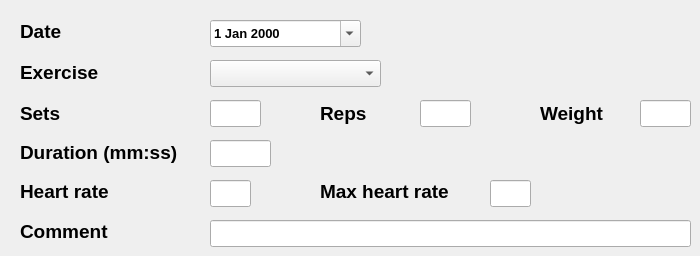
    <widget class="QWidget" name="tabExercise">
     <attribute name="title">
      <string>Exercise</string>
     </attribute>
     <widget class="QLabel" name="lblExerciseDate">
      <property name="geometry">
       <rect>
        <x>20</x>
        <y>20</y>
        <width>61</width>
        <height>23</height>
       </rect>
      </property>
      <property name="font">
       <font>
        <pointsize>14</pointsize>
        <bold>true</bold>
       </font>
      </property>
      <property name="text">
       <string>Date</string>
      </property>
     </widget>
     <widget class="QLabel" name="lblExerciseExercise">
      <property name="geometry">
       <rect>
        <x>20</x>
        <y>60</y>
        <width>91</width>
        <height>24</height>
       </rect>
      </property>
      <property name="font">
       <font>
        <pointsize>14</pointsize>
        <bold>true</bold>
       </font>
      </property>
      <property name="text">
       <string>Exercise</string>
      </property>
     </widget>
     <widget class="QComboBox" name="cboExerciseExercise">
      <property name="geometry">
       <rect>
        <x>210</x>
        <y>60</y>
        <width>171</width>
        <height>27</height>
       </rect>
      </property>
      <property name="font">
       <font>
        <pointsize>14</pointsize>
        <bold>true</bold>
       </font>
      </property>
     </widget>
     <widget class="QLineEdit" name="txtExerciseDuration">
      <property name="geometry">
       <rect>
        <x>210</x>
        <y>140</y>
        <width>61</width>
        <height>27</height>
       </rect>
      </property>
      <property name="font">
       <font>
        <pointsize>12</pointsize>
        <bold>true</bold>
       </font>
      </property>
      <property name="focusPolicy">
       <enum>Qt::WheelFocus</enum>
      </property>
     </widget>
     <widget class="QLabel" name="lblExerciseDuration">
      <property name="geometry">
       <rect>
        <x>20</x>
        <y>140</y>
        <width>161</width>
        <height>24</height>
       </rect>
      </property>
      <property name="font">
       <font>
        <pointsize>14</pointsize>
        <bold>true</bold>
       </font>
      </property>
      <property name="text">
       <string>Duration (mm:ss)</string>
      </property>
     </widget>
     <widget class="QLabel" name="lblExerciseComment">
      <property name="geometry">
       <rect>
        <x>20</x>
        <y>220</y>
        <width>101</width>
        <height>23</height>
       </rect>
      </property>
      <property name="font">
       <font>
        <pointsize>14</pointsize>
        <bold>true</bold>
       </font>
      </property>
      <property name="text">
       <string>Comment</string>
      </property>
     </widget>
     <widget class="QLineEdit" name="txtExerciseComment">
      <property name="geometry">
       <rect>
        <x>210</x>
        <y>220</y>
        <width>481</width>
        <height>27</height>
       </rect>
      </property>
      <property name="font">
       <font>
        <pointsize>12</pointsize>
        <bold>true</bold>
       </font>
      </property>
     </widget>
     <widget class="QLabel" name="lblExerciseReps">
      <property name="geometry">
       <rect>
        <x>320</x>
        <y>100</y>
        <width>61</width>
        <height>27</height>
       </rect>
      </property>
      <property name="font">
       <font>
        <pointsize>14</pointsize>
        <bold>true</bold>
       </font>
      </property>
      <property name="text">
       <string>Reps</string>
      </property>
     </widget>
     <widget class="QLineEdit" name="txtExerciseReps">
      <property name="geometry">
       <rect>
        <x>420</x>
        <y>100</y>
        <width>51</width>
        <height>27</height>
       </rect>
      </property>
      <property name="font">
       <font>
        <pointsize>12</pointsize>
        <bold>true</bold>
       </font>
      </property>
     </widget>
     <widget class="QLabel" name="lblExerciseHeartRate">
      <property name="geometry">
       <rect>
        <x>20</x>
        <y>180</y>
        <width>111</width>
        <height>23</height>
       </rect>
      </property>
      <property name="font">
       <font>
        <pointsize>14</pointsize>
        <bold>true</bold>
       </font>
      </property>
      <property name="text">
       <string>Heart rate</string>
      </property>
     </widget>
     <widget class="QLabel" name="lblExerciseMaxHeartRate">
      <property name="geometry">
       <rect>
        <x>320</x>
        <y>180</y>
        <width>151</width>
        <height>23</height>
       </rect>
      </property>
      <property name="font">
       <font>
        <pointsize>14</pointsize>
        <bold>true</bold>
       </font>
      </property>
      <property name="text">
       <string>Max heart rate</string>
      </property>
     </widget>
     <widget class="QLineEdit" name="txtExerciseHeartRate">
      <property name="geometry">
       <rect>
        <x>210</x>
        <y>180</y>
        <width>41</width>
        <height>27</height>
       </rect>
      </property>
      <property name="font">
       <font>
        <pointsize>12</pointsize>
        <bold>true</bold>
       </font>
      </property>
     </widget>
     <widget class="QLineEdit" name="txtExerciseMaxHeartRate">
      <property name="geometry">
       <rect>
        <x>490</x>
        <y>180</y>
        <width>41</width>
        <height>27</height>
       </rect>
      </property>
      <property name="font">
       <font>
        <pointsize>12</pointsize>
        <bold>true</bold>
       </font>
      </property>
     </widget>
     <widget class="QDateEdit" name="exerciseDateEdit">
      <property name="geometry">
       <rect>
        <x>210</x>
        <y>20</y>
        <width>151</width>
        <height>27</height>
       </rect>
      </property>
      <property name="font">
       <font>
        <pointsize>10</pointsize>
        <bold>true</bold>
       </font>
      </property>
      <property name="buttonSymbols">
       <enum>QAbstractSpinBox::NoButtons</enum>
      </property>
      <property name="calendarPopup">
       <bool>true</bool>
      </property>
     </widget>
     <widget class="QLabel" name="lblExerciseSets">
      <property name="geometry">
       <rect>
        <x>20</x>
        <y>100</y>
        <width>61</width>
        <height>27</height>
       </rect>
      </property>
      <property name="font">
       <font>
        <pointsize>14</pointsize>
        <bold>true</bold>
       </font>
      </property>
      <property name="contextMenuPolicy">
       <enum>Qt::NoContextMenu</enum>
      </property>
      <property name="text">
       <string>Sets</string>
      </property>
     </widget>
     <widget class="QLineEdit" name="txtExerciseSets">
      <property name="geometry">
       <rect>
        <x>210</x>
        <y>100</y>
        <width>51</width>
        <height>27</height>
       </rect>
      </property>
      <property name="font">
       <font>
        <pointsize>12</pointsize>
        <bold>true</bold>
       </font>
      </property>
     </widget>
     <widget class="QLabel" name="lblExerciseWeight">
      <property name="geometry">
       <rect>
        <x>540</x>
        <y>100</y>
        <width>71</width>
        <height>27</height>
       </rect>
      </property>
      <property name="font">
       <font>
        <pointsize>14</pointsize>
        <bold>true</bold>
       </font>
      </property>
      <property name="text">
       <string>Weight</string>
      </property>
     </widget>
     <widget class="QLineEdit" name="txtExerciseWeight">
      <property name="geometry">
       <rect>
        <x>640</x>
        <y>100</y>
        <width>51</width>
        <height>27</height>
       </rect>
      </property>
      <property name="font">
       <font>
        <pointsize>12</pointsize>
        <bold>true</bold>
       </font>
      </property>
     </widget>
    </widget>
